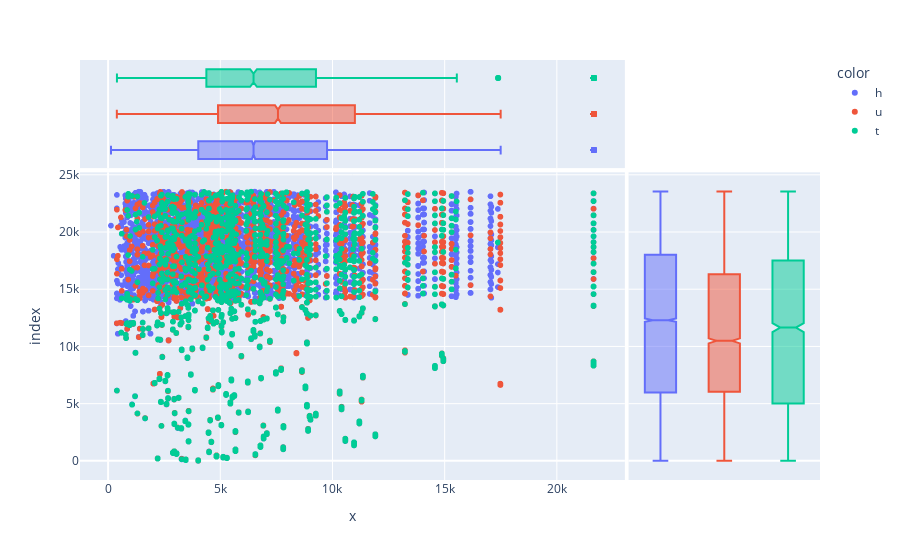

Notebook code cell kept with this figure:
### Code cell
px.scatter(df['Price'],df['Propertycount'],color=df['Type'],marginal_x='box',marginal_y='box')

### Figure 1 — Plotly figure (JSON) as saved in the notebook; plotly's stock layout.template omitted (floating-point values rounded to 4 significant figures; data arrays with more than 128 entries replaced by an {"elided": "..."} marker saying what was removed)
{"data": [{"hovertemplate": "color=h<br>x=%{x}<br>index=%{y}<extra></extra>", "legendgroup": "h", "marker": {"color": "#636efa", "symbol": "circle"}, "mode": "markers", "name": "h", "showlegend": true, "type": "scattergl", "x": {"elided": "15760 int values"}, "xaxis": "x", "y": {"elided": "15760 int values"}, "yaxis": "y"}, {"alignmentgroup": "True", "hovertemplate": "color=h<br>x=%{x}<extra></extra>", "legendgroup": "h", "marker": {"color": "#636efa", "symbol": "circle"}, "name": "h", "notched": true, "offsetgroup": "h", "showlegend": false, "type": "box", "x": {"elided": "15760 int values"}, "xaxis": "x3", "yaxis": "y3"}, {"alignmentgroup": "True", "hovertemplate": "color=h<br>index=%{y}<extra></extra>", "legendgroup": "h", "marker": {"color": "#636efa", "symbol": "circle"}, "name": "h", "notched": true, "offsetgroup": "h", "showlegend": false, "type": "box", "xaxis": "x2", "y": {"elided": "15760 int values"}, "yaxis": "y2"}, {"hovertemplate": "color=u<br>x=%{x}<br>index=%{y}<extra></extra>", "legendgroup": "u", "marker": {"color": "#EF553B", "symbol": "circle"}, "mode": "markers", "name": "u", "showlegend": true, "type": "scattergl", "x": {"elided": "5280 int values"}, "xaxis": "x", "y": {"elided": "5280 int values"}, "yaxis": "y"}, {"alignmentgroup": "True", "hovertemplate": "color=u<br>x=%{x}<extra></extra>", "legendgroup": "u", "marker": {"color": "#EF553B", "symbol": "circle"}, "name": "u", "notched": true, "offsetgroup": "u", "showlegend": false, "type": "box", "x": {"elided": "5280 int values"}, "xaxis": "x3", "yaxis": "y3"}, {"alignmentgroup": "True", "hovertemplate": "color=u<br>index=%{y}<extra></extra>", "legendgroup": "u", "marker": {"color": "#EF553B", "symbol": "circle"}, "name": "u", "notched": true, "offsetgroup": "u", "showlegend": false, "type": "box", "xaxis": "x2", "y": {"elided": "5280 int values"}, "yaxis": "y2"}, {"hovertemplate": "color=t<br>x=%{x}<br>index=%{y}<extra></extra>", "legendgroup": "t", "marker": {"color": "#00cc96", "symbol": "circle"}, "mode": "markers", "name": "t", "showlegend": true, "type": "scattergl", "x": {"elided": "2507 int values"}, "xaxis": "x", "y": {"elided": "2507 int values"}, "yaxis": "y"}, {"alignmentgroup": "True", "hovertemplate": "color=t<br>x=%{x}<extra></extra>", "legendgroup": "t", "marker": {"color": "#00cc96", "symbol": "circle"}, "name": "t", "notched": true, "offsetgroup": "t", "showlegend": false, "type": "box", "x": {"elided": "2507 int values"}, "xaxis": "x3", "yaxis": "y3"}, {"alignmentgroup": "True", "hovertemplate": "color=t<br>index=%{y}<extra></extra>", "legendgroup": "t", "marker": {"color": "#00cc96", "symbol": "circle"}, "name": "t", "notched": true, "offsetgroup": "t", "showlegend": false, "type": "box", "xaxis": "x2", "y": {"elided": "2507 int values"}, "yaxis": "y2"}], "layout": {"legend": {"title": {"text": "color"}, "tracegroupgap": 0}, "margin": {"t": 60}, "xaxis": {"anchor": "y", "domain": [0, 0.7363], "title": {"text": "x"}}, "xaxis2": {"anchor": "y2", "domain": [0.7413, 1], "matches": "x2", "showgrid": false, "showline": false, "showticklabels": false, "ticks": ""}, "xaxis3": {"anchor": "y3", "domain": [0, 0.7363], "matches": "x", "showgrid": true, "showticklabels": false}, "xaxis4": {"anchor": "y4", "domain": [0.7413, 1], "matches": "x2", "showgrid": false, "showline": false, "showticklabels": false, "ticks": ""}, "yaxis": {"anchor": "x", "domain": [0, 0.7326], "title": {"text": "index"}}, "yaxis2": {"anchor": "x2", "domain": [0, 0.7326], "matches": "y", "showgrid": true, "showticklabels": false}, "yaxis3": {"anchor": "x3", "domain": [0.7426, 1], "matches": "y3", "showgrid": false, "showline": false, "showticklabels": false, "ticks": ""}, "yaxis4": {"anchor": "x4", "domain": [0.7426, 1], "matches": "y3", "showgrid": true, "showline": false, "showticklabels": false, "ticks": ""}}}
